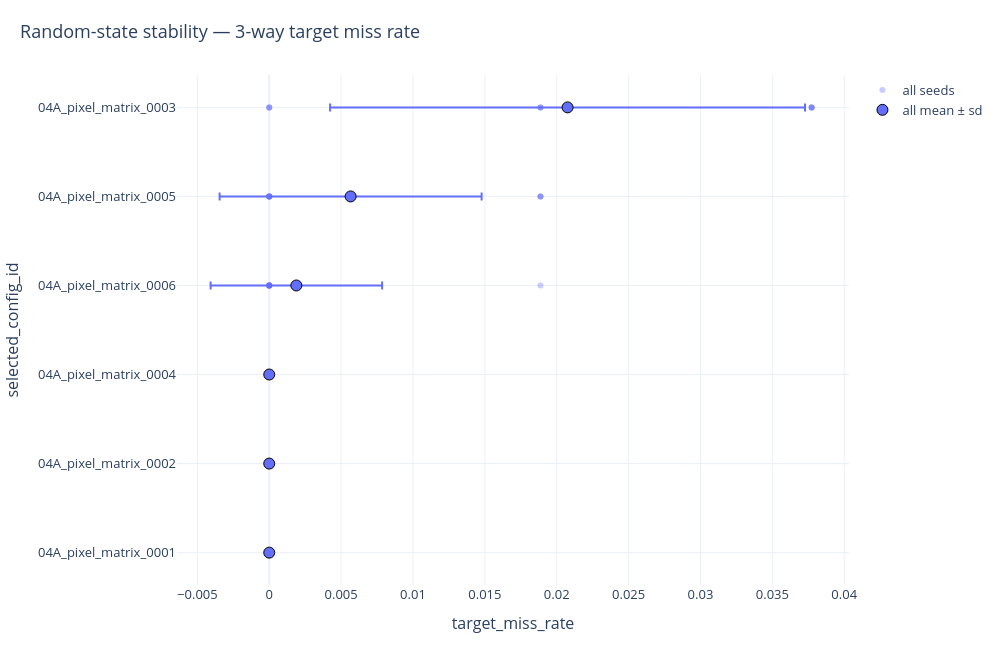

Here is the notebook cell this chart was saved with:
### Code cell
plot_stability_intervals(
    random_state_stability_3way_metrics_df,
    config_col="selected_config_id",
    metric_col="target_miss_rate",
    seed_col="random_state",
    family_col="matrix_family",
    title="Random-state stability — 3-way target miss rate",
    show=True,
)

### Figure 1 — Plotly figure (JSON) as saved in the notebook; plotly's stock layout.template omitted (floating-point values rounded to 4 significant figures)
{"data": [{"customdata": [["0"], ["1"], ["2"], ["3"], ["4"], ["5"], ["10"], ["20"], ["42"], ["100"], ["0"], ["1"], ["2"], ["3"], ["4"], ["5"], ["10"], ["20"], ["42"], ["100"], ["0"], ["1"], ["2"], ["3"], ["4"], ["5"], ["10"], ["20"], ["42"], ["100"], ["0"], ["1"], ["2"], ["3"], ["4"], ["5"], ["10"], ["20"], ["42"], ["100"], ["0"], ["1"], ["2"], ["3"], ["4"], ["5"], ["10"], ["20"], ["42"], ["100"], ["0"], ["1"], ["2"], ["3"], ["4"], ["5"], ["10"], ["20"], ["42"], ["100"]], "hovertemplate": "target_miss_rate: %{x:.4f}<br>config: %{y}<br>random_state: %{customdata[0]}<br><extra></extra>", "marker": {"color": "#636EFA", "opacity": 0.35, "size": 6}, "mode": "markers", "name": "all seeds", "type": "scatter", "x": [0.0, 0.0, 0.0, 0.0, 0.0, 0.0, 0.0, 0.0, 0.0, 0.0, 0.0, 0.0, 0.0, 0.0, 0.0, 0.0, 0.0, 0.0, 0.0, 0.0, 0.03774, 0.0, 0.03774, 0.03774, 0.01887, 0.0, 0.01887, 0.01887, 0.0, 0.03774, 0.0, 0.0, 0.0, 0.0, 0.0, 0.0, 0.0, 0.0, 0.0, 0.0, 0.0, 0.01887, 0.0, 0.01887, 0.0, 0.0, 0.0, 0.0, 0.0, 0.01887, 0.0, 0.0, 0.0, 0.0, 0.0, 0.0, 0.0, 0.0, 0.0, 0.01887], "y": ["04A_pixel_matrix_0001", "04A_pixel_matrix_0001", "04A_pixel_matrix_0001", "04A_pixel_matrix_0001", "04A_pixel_matrix_0001", "04A_pixel_matrix_0001", "04A_pixel_matrix_0001", "04A_pixel_matrix_0001", "04A_pixel_matrix_0001", "04A_pixel_matrix_0001", "04A_pixel_matrix_0002", "04A_pixel_matrix_0002", "04A_pixel_matrix_0002", "04A_pixel_matrix_0002", "04A_pixel_matrix_0002", "04A_pixel_matrix_0002", "04A_pixel_matrix_0002", "04A_pixel_matrix_0002", "04A_pixel_matrix_0002", "04A_pixel_matrix_0002", "04A_pixel_matrix_0003", "04A_pixel_matrix_0003", "04A_pixel_matrix_0003", "04A_pixel_matrix_0003", "04A_pixel_matrix_0003", "04A_pixel_matrix_0003", "04A_pixel_matrix_0003", "04A_pixel_matrix_0003", "04A_pixel_matrix_0003", "04A_pixel_matrix_0003", "04A_pixel_matrix_0004", "04A_pixel_matrix_0004", "04A_pixel_matrix_0004", "04A_pixel_matrix_0004", "04A_pixel_matrix_0004", "04A_pixel_matrix_0004", "04A_pixel_matrix_0004", "04A_pixel_matrix_0004", "04A_pixel_matrix_0004", "04A_pixel_matrix_0004", "04A_pixel_matrix_0005", "04A_pixel_matrix_0005", "04A_pixel_matrix_0005", "04A_pixel_matrix_0005", "04A_pixel_matrix_0005", "04A_pixel_matrix_0005", "04A_pixel_matrix_0005", "04A_pixel_matrix_0005", "04A_pixel_matrix_0005", "04A_pixel_matrix_0005", "04A_pixel_matrix_0006", "04A_pixel_matrix_0006", "04A_pixel_matrix_0006", "04A_pixel_matrix_0006", "04A_pixel_matrix_0006", "04A_pixel_matrix_0006", "04A_pixel_matrix_0006", "04A_pixel_matrix_0006", "04A_pixel_matrix_0006", "04A_pixel_matrix_0006"]}, {"error_x": {"array": [0.0, 0.0, 0.0, 0.005967, 0.009114, 0.01652], "type": "data", "visible": true}, "hovertemplate": "config: %{y}<br>mean: %{x:.4f}<br>sd: %{error_x.array:.4f}<extra></extra>", "marker": {"color": "#636EFA", "line": {"color": "black", "width": 1}, "size": 11}, "mode": "markers", "name": "all mean ± sd", "type": "scatter", "x": [0.0, 0.0, 0.0, 0.001887, 0.00566, 0.02075], "y": ["04A_pixel_matrix_0001", "04A_pixel_matrix_0002", "04A_pixel_matrix_0004", "04A_pixel_matrix_0006", "04A_pixel_matrix_0005", "04A_pixel_matrix_0003"]}], "layout": {"font": {"size": 13}, "height": 650, "hoverlabel": {"namelength": -1}, "margin": {"b": 65, "l": 70, "r": 80, "t": 75}, "title": {"font": {"size": 18}, "text": "Random-state stability — 3-way target miss rate", "x": 0.02}, "width": 1000, "xaxis": {"title": {"text": "target_miss_rate"}}, "yaxis": {"categoryarray": ["04A_pixel_matrix_0001", "04A_pixel_matrix_0002", "04A_pixel_matrix_0004", "04A_pixel_matrix_0006", "04A_pixel_matrix_0005", "04A_pixel_matrix_0003"], "categoryorder": "array", "title": {"text": "selected_config_id"}}}}
